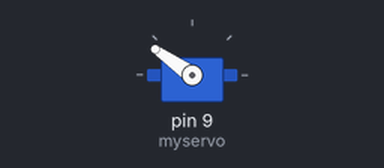
The sketch below on a simulated Arduino Uno, built with avr-gcc and run on an emulated ATmega328P. On the bench: servo.

Above: at 0.05 s.
Timing chart, 0 to 3.0 s (numbered marks = the images above):
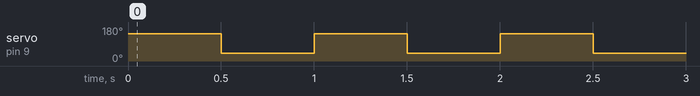

Measured:
- by itself, servo on pin 9 (myservo): alternates 145° for 0.50 s and 40° for 0.50 s

The sketch:

Sweepnew.ino
```cpp
#include <Servo.h>

Servo myservo;
int pos = 45;

void setup() {
  myservo.attach(9);
}

void loop() {
 myservo.write(145);
 delay(500);
myservo.write(40);
 delay(500);
}
```
